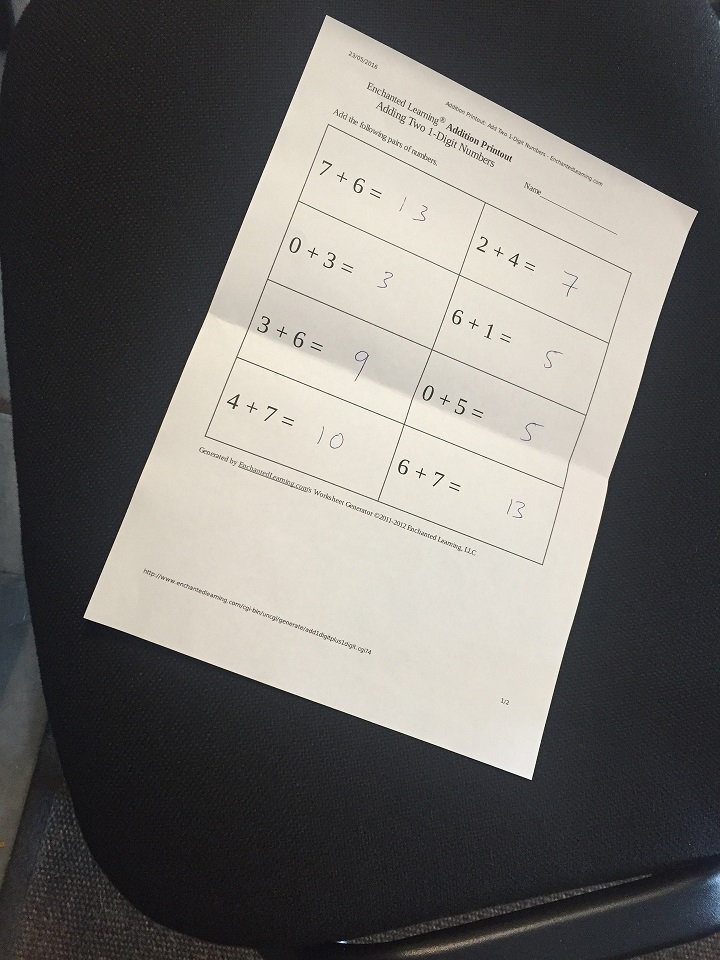
#> input picture scan.jpg, 720 x 960 px
$ jupyter execute --allow-errors 'PISAS_2_2_TransfPoryectiva&Afin.ipynb'   (text cells are left out)
#> lines starting #> are read from the running program, lines starting #| are printed output that depends on the picture; pictures that were not available may be replaced by others from this repository, and a replacement may not be noted
[cell 1]
import cv2
import numpy as np
import matplotlib.pyplot as plt

image = cv2.imread('scan.jpg')
#> image is the input picture: shape (960, 720, 3); mean B, G, R 106.2, 109.5, 111.7
#> (the rest of this cell did not finish here and is left out)

[cell 2]
import cv2
import numpy as np
import matplotlib.pyplot as plt
image = cv2.imread('Dublin_2.jpg',1)
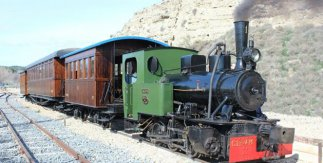
#> input picture tren.jpg, 323 x 163 px, given in place of Dublin_2.jpg, which was not available
#> image is the input picture: shape (163, 323, 3); mean B, G, R 156.1, 158.8, 154.5
height, width = image.shape[:2]
#> height = 163; width = 323
print(height, width)
#| 163 323
# Rotemos la imagen alrededor de un punto situado en su centro
rotation_matrix = cv2.getRotationMatrix2D((width/2, height/2), 90, .5)
print(rotation_matrix)
#| [[ 3.061617e-17  5.000000e-01  1.207500e+02]
#|  [-5.000000e-01  3.061617e-17  1.622500e+02]]
rotated_image = cv2.warpAffine(image, rotation_matrix, (width, height))
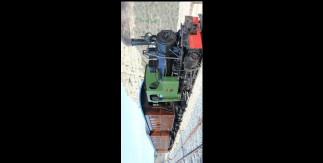
#> rotated_image: shape (163, 323, 3); mean B, G, R 39.1, 39.7, 38.7
plt.imshow(rotated_image)

[cell 3]
rotated_image = cv2.transpose(image)
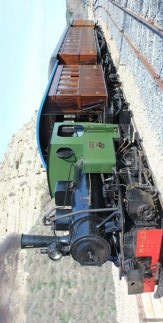
#> rotated_image: shape (323, 163, 3); mean B, G, R 156.1, 158.8, 154.5
plt.imshow(rotated_image)

[cell 4]
flipped = cv2.flip(image, 1)
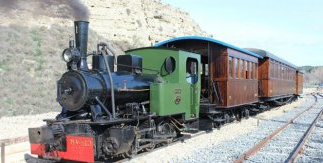
#> flipped: shape (163, 323, 3); mean B, G, R 156.1, 158.8, 154.5
plt.imshow(flipped)

[cell 5]
image = cv2.imread('Dublin_2.jpg')
# Imagen 3/4 de la original
image_scaled = cv2.resize(image, None, fx=0.75, fy=0.75)
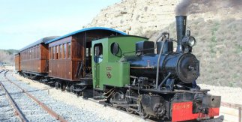
#> image_scaled: shape (122, 242, 3); mean B, G, R 156, 158.7, 154.3
plt.figure(figsize=(10,10))
plt.subplot(311)
plt.imshow(image_scaled)

# Imagen el doble de la original
img_scaled = cv2.resize(image, None, fx=2, fy=2, interpolation = cv2.INTER_CUBIC)
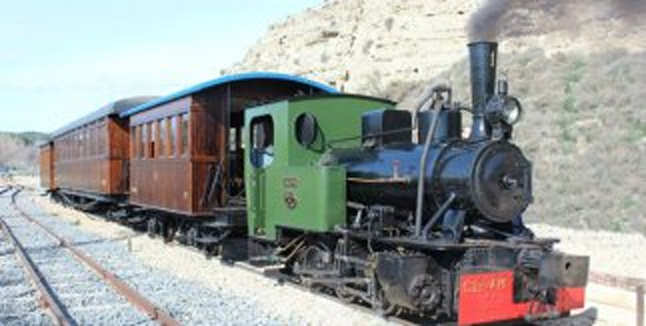
#> img_scaled: shape (326, 646, 3); mean B, G, R 156.1, 158.8, 154.5
plt.subplot(312)
plt.imshow(img_scaled)

# Ahora establecemos las dimensiones exactas de la imagen final y definimos
# el método de reescalado

img_scaled = cv2.resize(image, (900, 400), interpolation = cv2.INTER_AREA)
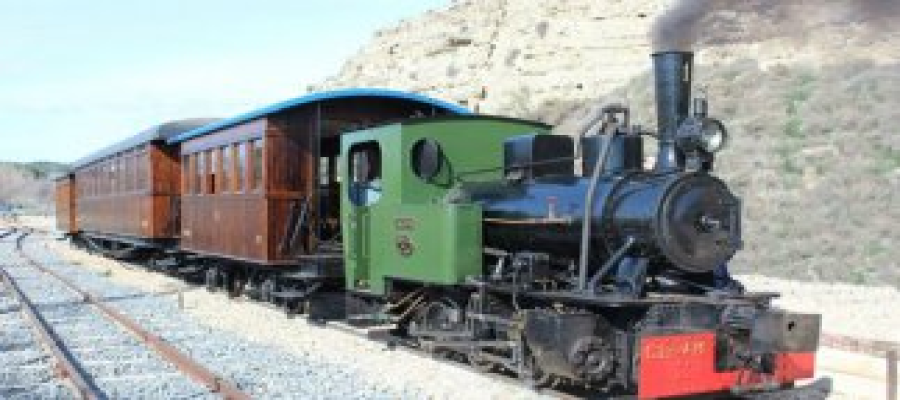
#> img_scaled: shape (400, 900, 3); mean B, G, R 156, 158.8, 154.4
plt.subplot(313)
plt.imshow(img_scaled)
#> figure, not shown here; B, G, R data is drawn as R, G, B

[cell 6]
import cv2
image = cv2.imread('Dublin_2.jpg')
smaller = cv2.pyrDown(image)
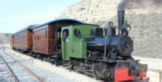
#> smaller: shape (82, 162, 3); mean B, G, R 156.5, 159.1, 154.8
larger = cv2.pyrUp(image)
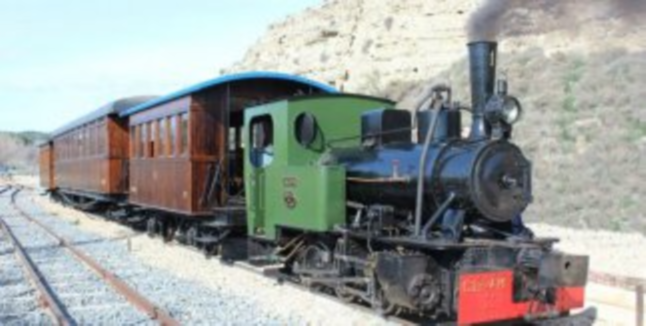
#> larger: shape (326, 646, 3); mean B, G, R 156, 158.8, 154.5
plt.figure(1,figsize=(15,15))
plt.subplot(311)
plt.imshow(image)
plt.title('Original')
plt.subplot(312)
plt.imshow(smaller)
plt.title('Pequeña')
plt.subplot(313)
plt.imshow(larger)
plt.title('Grande')
#> figure, not shown here; B, G, R data is drawn as R, G, B
